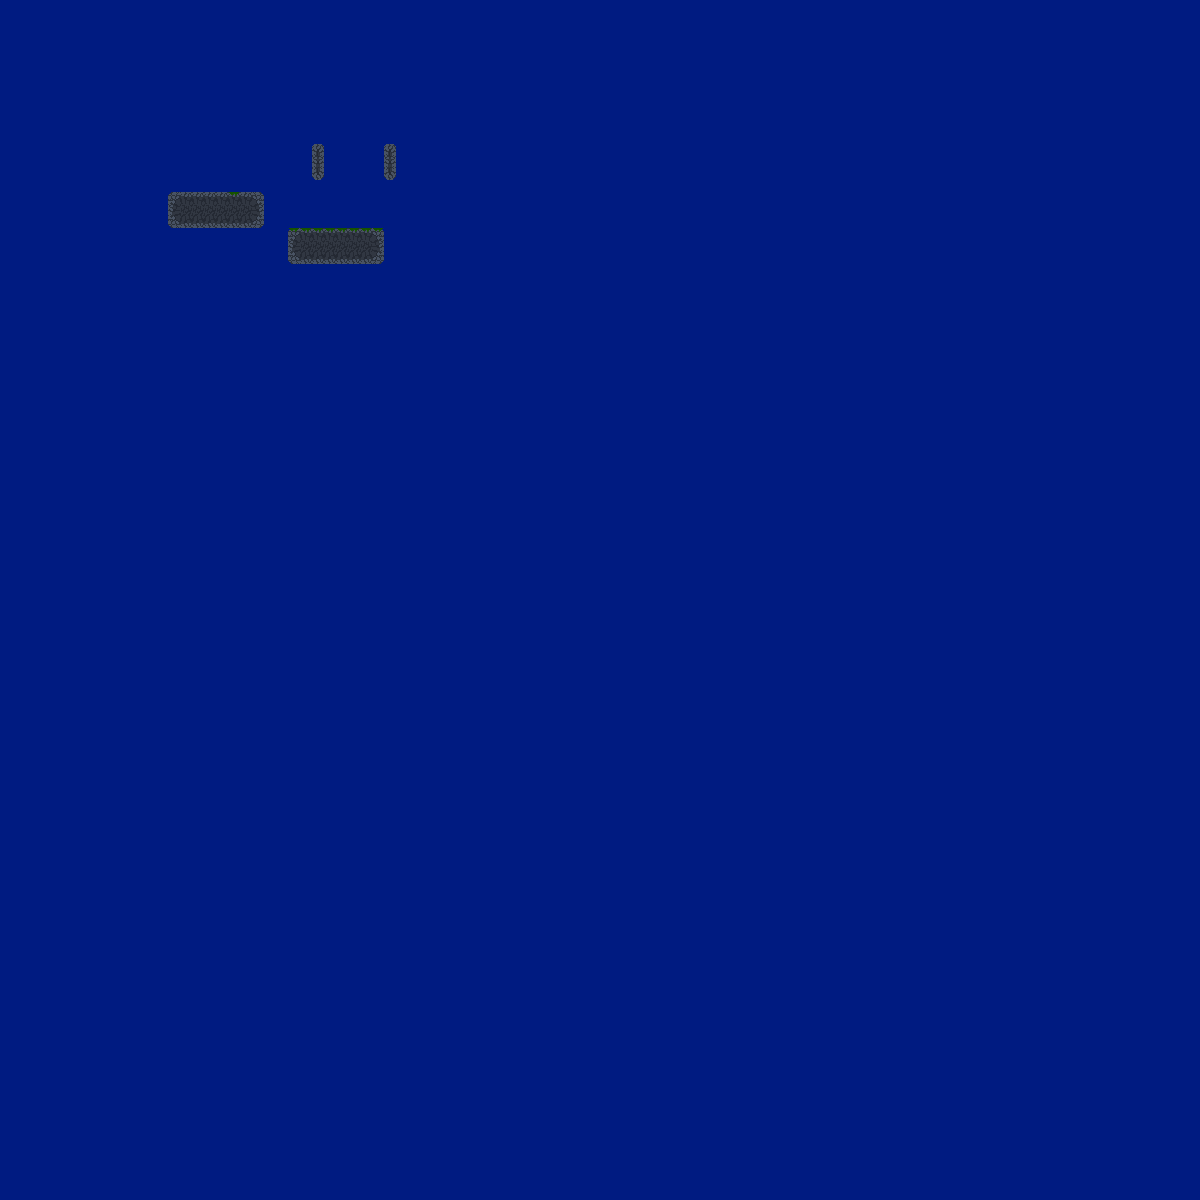

This is a level from a 2D game, rendered from its Tiled map with the project's own tilesets. A one-line summary and the map file follow, with tile-layer data summarised:
An orthogonal 100x100 tile map with 12x12 px tiles, 3 tile layers (background, play_layer, foreground) and 12 objects (spawn_point, dash).

<map version="1.9" tiledversion="1.9.2" orientation="orthogonal" renderorder="right-down" width="100" height="100" tilewidth="12" tileheight="12" infinite="0" nextlayerid="12" nextobjectid="37">
 <tileset firstgid="1" source="../tilesets/map.tsx" />
 <layer id="1" name="background" width="100" height="100">
  <data>[10000 cells, 9999 non-empty, 1 distinct tile ids]</data>
 </layer>
 <layer id="2" name="play_layer" width="100" height="100">
  <data>[10000 cells, 54 non-empty, 12 distinct tile ids]</data>
 </layer>
 <layer id="11" name="foreground" width="100" height="100">
  <data>[10000 cells, 9 non-empty, 1 distinct tile ids]</data>
 </layer>
 <objectgroup id="3" name="collision_layer">
  <object id="19" x="168" y="192" width="96" height="36" />
  <object id="20" x="288" y="228" width="96" height="36" />
  <object id="29" x="384" y="144" width="12" height="36" />
  <object id="30" x="312" y="144" width="12" height="36" />
 </objectgroup>
 <objectgroup id="5" name="enemy_layer">
  <object id="26" gid="22" x="354" y="168" width="12" height="12">
   <properties>
    <property name="maxTime" type="float" value="1" />
    <property name="type" value="bouncer" />
   </properties>
  </object>
  <object id="27" gid="32" x="252" y="120" width="12" height="12">
   <properties>
    <property name="type" value="exploding" />
   </properties>
  </object>
  <object id="35" gid="16" x="312" y="228" width="12" height="12">
   <properties>
    <property name="small" type="bool" value="false" />
    <property name="type" value="spike" />
   </properties>
  </object>
  <object id="36" gid="11" x="336" y="228" width="12" height="12">
   <properties>
    <property name="small" type="bool" value="true" />
    <property name="type" value="spike" />
   </properties>
  </object>
 </objectgroup>
 <objectgroup id="4" name="spawn">
  <object id="31" name="spawn_point" gid="24" x="192" y="191.9" width="12" height="12" />
 </objectgroup>
 <objectgroup id="9" name="checkpoints">
  <object id="33" gid="19" x="228" y="192" width="12" height="12" />
  <object id="34" x="228" y="156" width="12" height="36">
   <properties>
    <property name="number" type="int" value="1" />
   </properties>
  </object>
 </objectgroup>
 <objectgroup id="10" name="dash_restore">
  <object id="32" name="dash" gid="15" x="267" y="168" width="12" height="12" />
 </objectgroup>
</map>
